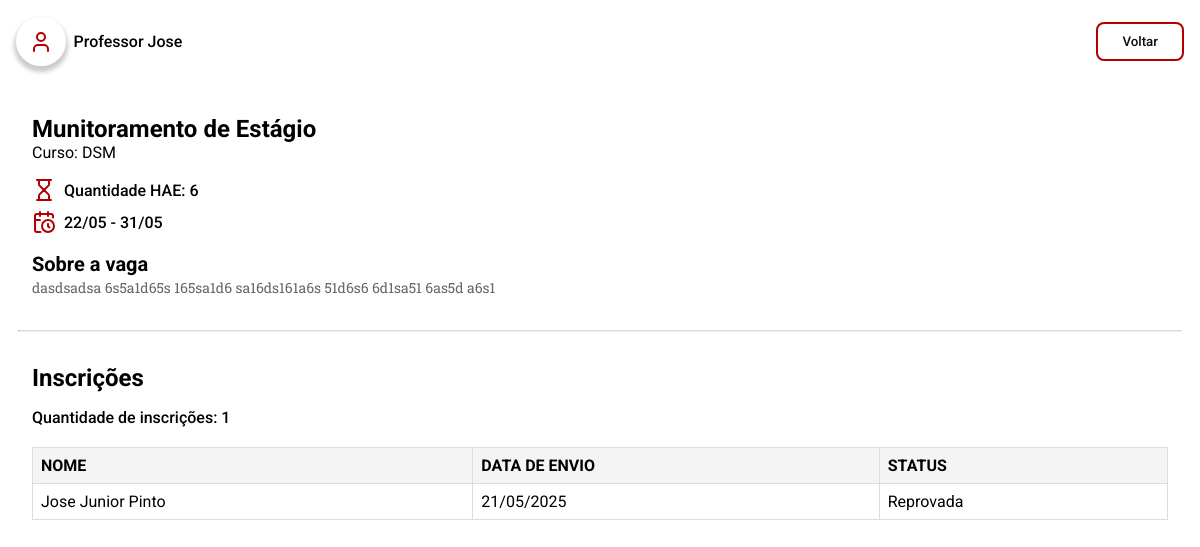
Page /pages/admin/preview/hae.admin.php?id=1 (signed in) on the earlier database version.
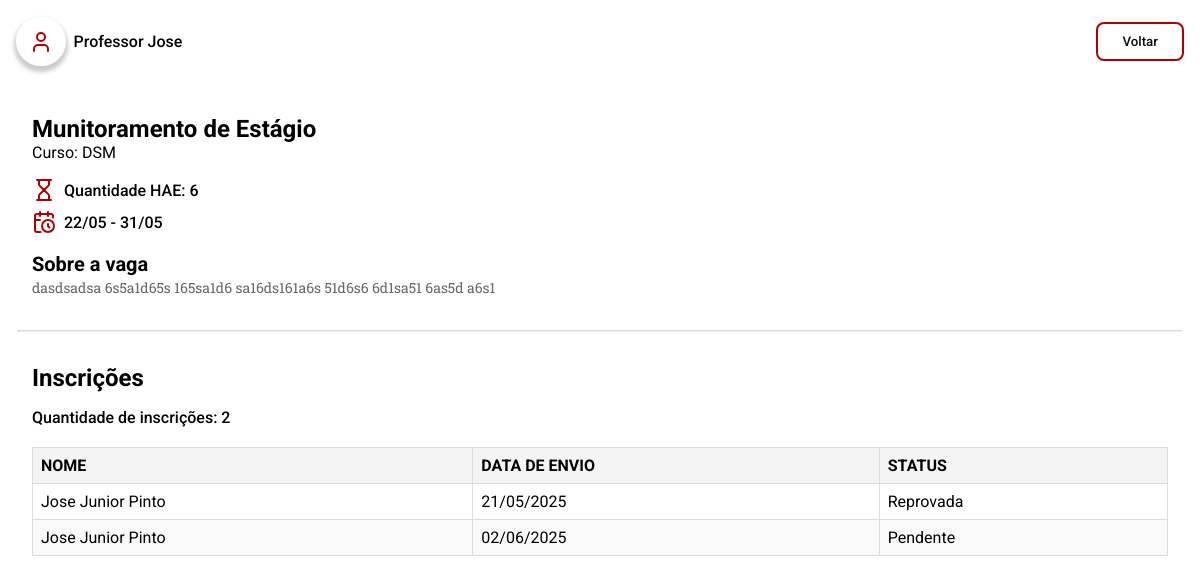
Same page on the later database version.
### tables this page shows
CREATE TABLE `tb_inscricao` (
  `id_inscricao` int NOT NULL,
  `id_docente` int DEFAULT NULL,
  `id_hae` int DEFAULT NULL,
  `data_envio` datetime NOT NULL,
  `quant_hae` int DEFAULT NULL,
  `outras_fatecs` int DEFAULT NULL,
  `id_projeto` int DEFAULT NULL,
  `status` enum('Pendente','Em análise','Aprovada','Reprovada') NOT NULL DEFAULT 'Pendente'
);

CREATE TABLE `tb_docente` (
  `id_docente` int NOT NULL,
  `nome` varchar(60) NOT NULL,
  `RG` varchar(12) NOT NULL,
  `email` varchar(100) NOT NULL,
  `matricula` int NOT NULL,
  `turno` varchar(8) NOT NULL,
  `senha` varchar(25) NOT NULL,
  `cargo` enum('Professor','Coordenador','Secretaria','Diretor') NOT NULL,
  `outras_fatecs` int DEFAULT NULL,
  `curso` varchar(4) DEFAULT NULL
);

### server/model/HAE.php (called while the page is built, shortened)
<?php
include_once __DIR__ . "/Database.php";
class HAE
{
    public Database $db;
    public function __construct($id_hae = null, $titulo = '', $descricao = '', $data_inicio = '', $data_final = '', $quant_hae = 0, $tip_hae = '')
    {
        $this->db = new Database();
        $this->db->connect_to();
        if ($id_hae !== null) {
            $this->titulo = $titulo;
        }
    }
    public function getHAEById(int $id_hae): ?HAE
    {
        $query = "SELECT * FROM tb_hae WHERE id_hae = :id_hae";
        $stmt = $this->db->get_PDO()->prepare($query);
        $stmt->bindParam(':id_hae', $id_hae);
        $stmt->execute();
        $result = $stmt->fetch(PDO::FETCH_ASSOC);
        if ($result) {
            return new self(
                $result['id_hae'],
                $result['titulo'],
                $result['descricao'],
                $result['data_inicio'],
                $result['data_final'],
                $result['quant_hae'],
                $result['tip_hae']
            );
        }
        return null;
    }
}

### server/model/Database.php (called while the page is built, shortened)
<?php
class Database
{
    private string $host = 'localhost';
    private string $db   = 'pi_fatec';
    private string $user = 'root';
    private string $pass = 'root';
    private string $charset = 'utf8mb4';
    private PDO | null $pdo = null;
    public function connect_to()
    {
        $dsn = "mysql:host={$this->host};dbname={$this->db};charset={$this->charset}";
        try {
            $this->pdo = new PDO($dsn, $this->user, $this->pass);
            $this->pdo->setAttribute(PDO::ATTR_ERRMODE, PDO::ERRMODE_EXCEPTION);
        } catch (PDOException $e) {
            echo "❌ Connection failed: " . $e->getMessage();
        }
    }
    public function is_connected()
    {
        return isset($this->pdo);
    }
    public function get_PDO(): PDO | null
    {
        return $this->is_connected() ? $this->pdo : null;
    }
}

### server/model/Inscricao.php (called while the page is built, shortened)
<?php
include_once __DIR__ . "/Database.php";
class Inscricao
{
    public Database $db;
    public function __construct($id_inscricao = null, $id_docente = null, $id_hae = null, $id_projeto = null, $data_envio = '', $quant_hae = 0, $outras_fatecs = 0, $status = 'Pendente')
    {
        $this->db = new Database();
        $this->db->connect_to();
    }
    public function countSubscriptions($id_hae)
    {
        $query = "SELECT COUNT(*) as count FROM tb_inscricao WHERE id_hae = :id_hae";
        $stmt = $this->db->get_PDO()->prepare($query);
        $stmt->bindParam(':id_hae', $id_hae);
        $stmt->execute();
        $result = $stmt->fetch(PDO::FETCH_ASSOC);
        return $result['count'];
    }
    public function getMySubscriptionsByHae($id_hae)
    {
        $query = "SELECT i.*, d.*, h.* FROM tb_inscricao i JOIN tb_docente d ON i.id_docente = d.id_docente JOIN tb_hae h ON i.id_hae = h.id_hae WHERE i.id_hae = :id_hae";
        $stmt = $this->db->get_PDO()->prepare($query);
        $stmt->bindParam(':id_hae', $id_hae);
        $stmt->execute();
        $result = $stmt->fetchAll(PDO::FETCH_ASSOC);
        if ($result) {
            return $result;
        } else {
            return [];
        }
    }
}

### pages/admin/preview/hae.admin.php (the view, shortened to what the changed rows need)
<?php
require_once __DIR__ . "/../../../server/model/HAE.php";
require_once __DIR__ . "/../../../server/model/Inscricao.php";
if (isset($_GET['id'])) {
  $id = $_GET['id'];
  $id = intval($id);
  $hae = new HAE();
  $hae = $hae->getHAEById($id);
  $inscricao = new Inscricao();
  $inscricao = $inscricao->countSubscriptions($id);
}
?>
<!DOCTYPE html>
<html lang="pt-br">
<head>
  <link rel="stylesheet" href="../../../styles/components.css" />
  <link rel="stylesheet" href="../../../styles/formulario.css" />
  <link rel="stylesheet" href="../../../styles/global.css" />
  <link rel="stylesheet" href="../../../styles/edital.resultado.css" />
</head>
<body>
  <section id="hae-section">
    <div id="hae-container">
      <div>
        <h1><?php echo $hae->titulo; ?></h1>
      </div>
    </div>
  </section>
  <main>
    <div class="table-container">
      <div id="hae-container">
        <h2>Inscrições</h2>
        <p>Quantidade de inscrições: <?php echo $inscricao; ?></p>
      </div>
      <table class="hae-table">
        <thead>
          <tr>
            <th>Nome</th>
            <th>Data de envio</th>
            <th>Status</th>
          </tr>
        </thead>
        <tbody>
          <?php
          $inscricao = new Inscricao();
          $inscricao = $inscricao->getMySubscriptionsByHae($id);
          foreach ($inscricao as $i) {
            echo "<tr>";
            echo "<td>" . $i['nome'] . "</td>";
            echo "<td>" . date("d/m/Y", strtotime($i['data_envio'])) . "</td>";
            echo "<td>" . $i['status'] . "</td>";
            echo "</tr>";
          }
          ?>
        </tbody>
      </table>
    </div>
  </main>
</body>
</html>

Differences in the rows shown:
added tb_inscricao: id_docente.nome "Jose Junior Pinto", data_envio "02/06/2025", status "Pendente"
Other differences:
$inscricao: "1" → "2"
